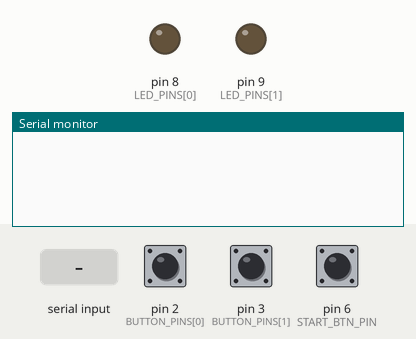
Bench run of a sketch on a simulated Arduino Uno, built with avr-gcc and run on an emulated ATmega328P. On the bench: output pins drawn as LEDs (lit = HIGH), the last lines printed to the serial monitor. The inputs (shaded band) are chosen by the test bench; at power-on: pin 2 (BUTTON_PINS[0]) HIGH, pin 6 (START_BTN_PIN) HIGH, pin 3 (BUTTON_PINS[1]) HIGH. Random numbers use the default seed unless the sketch sets one.

Above: at 4.2 s.
4.3 s: "START:2\n" received over Serial
7.3 s: pin 2 (BUTTON_PINS[0]) pulled LOW for 0.15 s
At 7.7 s:
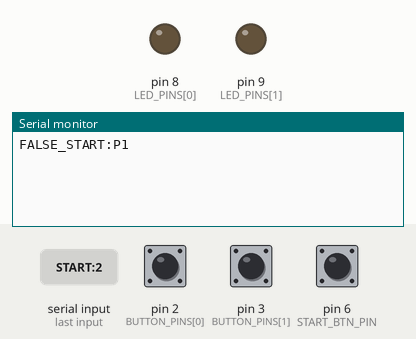
8.9 s: pin 6 (START_BTN_PIN) pulled LOW for 0.15 s
At 10.1 s:
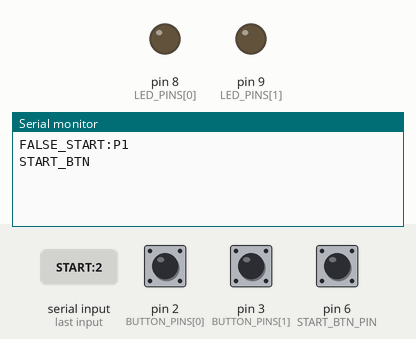

Measured:
- after the input at 7.3 s, the serial monitor: prints a new line at once (image 1)
- after the input at 8.9 s, the serial monitor: prints a new line at once (image 2)

The sketch:

jogo_reflexo.ino
```cpp
// Jogo de Reflexo - Mundo das Profissoes (Engenharia Eletrica)
// Le comandos START:1 / START:2 pela serial, controla LED(s) e botao(oes),
// e envia os resultados de volta pela serial pra pagina web mostrar na TV.
// Tambem le um botao fisico de "Comecar" na bancada (pino 6): quando o
// jogo esta parado (IDLE), avisa a pagina web pela serial (START_BTN) pra
// ela comecar a partida com o que ja estiver preenchido na tela (nomes,
// 1 ou 2 jogadores) — nao decide sozinho, so pede pra pagina comecar.

const int LED_PINS[2] = {8, 9};
const int BUTTON_PINS[2] = {2, 3};
const int START_BTN_PIN = 6;

enum State { IDLE, WAITING, LIT };
State state = IDLE;

unsigned long stateStartTime = 0;
unsigned long waitDuration = 0;
unsigned long lightOnTime = 0;
int activePlayers = 1;
bool pressed[2] = {false, false};
bool startBtnPrev = HIGH;

void setup() {
  Serial.begin(9600);
  for (int i = 0; i < 2; i++) {
    pinMode(LED_PINS[i], OUTPUT);
    pinMode(BUTTON_PINS[i], INPUT_PULLUP);
    digitalWrite(LED_PINS[i], LOW);
  }
  pinMode(START_BTN_PIN, INPUT_PULLUP);
  randomSeed(analogRead(A0));
}

void loop() {
  readSerialCommand();
  checkStartButton();

  switch (state) {
    case WAITING:
      checkFalseStart();
      if (state == WAITING && millis() - stateStartTime >= waitDuration) {
        turnLightsOn();
      }
      break;
    case LIT:
      checkPresses();
      break;
    case IDLE:
      break;
  }
}

void checkStartButton() {
  bool btn = digitalRead(START_BTN_PIN);
  if (startBtnPrev == HIGH && btn == LOW && state == IDLE) {
    Serial.println("START_BTN");
  }
  startBtnPrev = btn;
}

void readSerialCommand() {
  if (Serial.available()) {
    String cmd = Serial.readStringUntil('\n');
    cmd.trim();
    if (cmd == "START:1") beginRound(1);
    else if (cmd == "START:2") beginRound(2);
  }
}

void beginRound(int players) {
  activePlayers = players;
  pressed[0] = false;
  pressed[1] = false;
  digitalWrite(LED_PINS[0], LOW);
  digitalWrite(LED_PINS[1], LOW);
  waitDuration = random(3000, 8000); // espera aleatoria de 3 a 8s, evita "chutar" o momento
  stateStartTime = millis();
  state = WAITING;
}

void checkFalseStart() {
  for (int i = 0; i < activePlayers; i++) {
    if (digitalRead(BUTTON_PINS[i]) == LOW) {
      Serial.print("FALSE_START:P");
      Serial.println(i + 1);
      state = IDLE;
      return;
    }
  }
}

void turnLightsOn() {
  for (int i = 0; i < activePlayers; i++) {
    digitalWrite(LED_PINS[i], HIGH);
  }
  lightOnTime = millis();
  state = LIT;
  Serial.println("LIGHT_ON");
}

void checkPresses() {
  bool allPressed = true;
  for (int i = 0; i < activePlayers; i++) {
    if (!pressed[i]) {
      if (digitalRead(BUTTON_PINS[i]) == LOW) {
        pressed[i] = true;
        unsigned long reaction = millis() - lightOnTime;
        Serial.print("RESULT:P");
        Serial.print(i + 1);
        Serial.print(":");
        Serial.println(reaction);
        digitalWrite(LED_PINS[i], LOW);
      } else {
        allPressed = false;
      }
    }
  }
  if (allPressed) state = IDLE;
}
```
